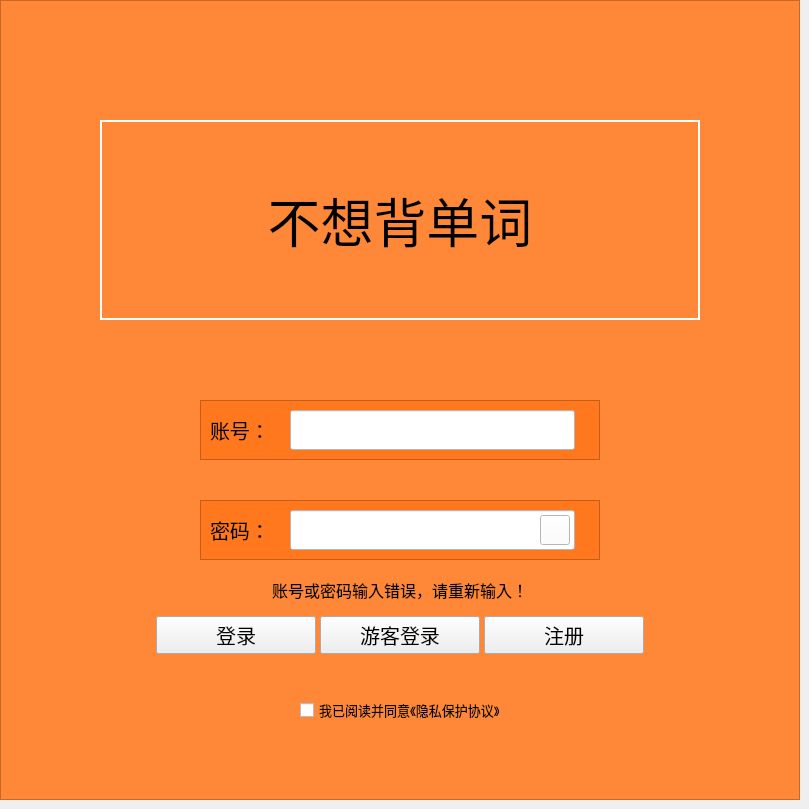
    <widget class="QWidget" name="page">
     <widget class="QFrame" name="bk_frame">
      <property name="geometry">
       <rect>
        <x>0</x>
        <y>0</y>
        <width>800</width>
        <height>800</height>
       </rect>
      </property>
      <property name="styleSheet">
       <string notr="true">background-color:rgb(255, 136, 56);</string>
      </property>
      <property name="frameShape">
       <enum>QFrame::StyledPanel</enum>
      </property>
      <property name="frameShadow">
       <enum>QFrame::Raised</enum>
      </property>
      <widget class="QLabel" name="label_2">
       <property name="geometry">
        <rect>
         <x>150</x>
         <y>580</y>
         <width>500</width>
         <height>20</height>
        </rect>
       </property>
       <property name="font">
        <font>
         <family>宋体</family>
         <pointsize>12</pointsize>
        </font>
       </property>
       <property name="text">
        <string>账号或密码输入错误，请重新输入！</string>
       </property>
       <property name="alignment">
        <set>Qt::AlignCenter</set>
       </property>
      </widget>
      <widget class="QFrame" name="name_frame">
       <property name="geometry">
        <rect>
         <x>200</x>
         <y>400</y>
         <width>400</width>
         <height>60</height>
        </rect>
       </property>
       <property name="styleSheet">
        <string notr="true">background-color:rgb(255, 120, 30);</string>
       </property>
       <property name="frameShape">
        <enum>QFrame::StyledPanel</enum>
       </property>
       <property name="frameShadow">
        <enum>QFrame::Raised</enum>
       </property>
      </widget>
      <widget class="QLabel" name="name_label">
       <property name="geometry">
        <rect>
         <x>210</x>
         <y>410</y>
         <width>70</width>
         <height>40</height>
        </rect>
       </property>
       <property name="font">
        <font>
         <family>华文行楷</family>
         <pointsize>15</pointsize>
        </font>
       </property>
       <property name="styleSheet">
        <string notr="true">background-color:rgb(255, 120, 30);</string>
       </property>
       <property name="text">
        <string>账号：</string>
       </property>
      </widget>
      <widget class="QLineEdit" name="name_lineEdit">
       <property name="geometry">
        <rect>
         <x>290</x>
         <y>410</y>
         <width>285</width>
         <height>40</height>
        </rect>
       </property>
       <property name="styleSheet">
        <string notr="true">background-color:rgb(255, 255, 255);</string>
       </property>
      </widget>
      <widget class="QFrame" name="passwd_frame">
       <property name="geometry">
        <rect>
         <x>200</x>
         <y>500</y>
         <width>400</width>
         <height>60</height>
        </rect>
       </property>
       <property name="styleSheet">
        <string notr="true">background-color:rgb(255, 120, 30);</string>
       </property>
       <property name="frameShape">
        <enum>QFrame::StyledPanel</enum>
       </property>
       <property name="frameShadow">
        <enum>QFrame::Raised</enum>
       </property>
      </widget>
      <widget class="QLabel" name="passwd_label">
       <property name="geometry">
        <rect>
         <x>210</x>
         <y>510</y>
         <width>70</width>
         <height>40</height>
        </rect>
       </property>
       <property name="font">
        <font>
         <family>华文行楷</family>
         <pointsize>15</pointsize>
        </font>
       </property>
       <property name="toolTipDuration">
        <number>-1</number>
       </property>
       <property name="styleSheet">
        <string notr="true">background-color:rgb(255, 120, 30);</string>
       </property>
       <property name="text">
        <string>密码：</string>
       </property>
      </widget>
      <widget class="QLineEdit" name="passwd_lineEdit">
       <property name="geometry">
        <rect>
         <x>290</x>
         <y>510</y>
         <width>285</width>
         <height>40</height>
        </rect>
       </property>
       <property name="styleSheet">
        <string notr="true">background-color:rgb(255, 255, 255);</string>
       </property>
      </widget>
      <widget class="QPushButton" name="pushButton_3">
       <property name="geometry">
        <rect>
         <x>540</x>
         <y>515</y>
         <width>30</width>
         <height>30</height>
        </rect>
       </property>
       <property name="styleSheet">
        <string notr="true">border-image:url(./res/image/mm_eye_close.png);
background-color:rgb(255, 255, 255);</string>
       </property>
       <property name="text">
        <string/>
       </property>
       <property name="iconSize">
        <size>
         <width>12</width>
         <height>12</height>
        </size>
       </property>
      </widget>
     </widget>
     <widget class="QCheckBox" name="checkBox">
      <property name="geometry">
       <rect>
        <x>300</x>
        <y>700</y>
        <width>200</width>
        <height>20</height>
       </rect>
      </property>
      <property name="font">
       <font>
        <family>华文行楷</family>
        <pointsize>10</pointsize>
       </font>
      </property>
      <property name="text">
       <string>我已阅读并同意《隐私保护协议》</string>
      </property>
      <property name="iconSize">
       <size>
        <width>12</width>
        <height>12</height>
       </size>
      </property>
     </widget>
     <widget class="QLabel" name="label">
      <property name="geometry">
       <rect>
        <x>100</x>
        <y>120</y>
        <width>600</width>
        <height>200</height>
       </rect>
      </property>
      <property name="font">
       <font>
        <family>华文行楷</family>
        <pointsize>40</pointsize>
       </font>
      </property>
      <property name="styleSheet">
       <string notr="true">border-width: 2px;
border-style: solid;
border-color: rgb(255, 255, 255);</string>
      </property>
      <property name="text">
       <string>不想背单词</string>
      </property>
      <property name="alignment">
       <set>Qt::AlignCenter</set>
      </property>
     </widget>
     <widget class="QWidget" name="le_btn_widget" native="true">
      <property name="geometry">
       <rect>
        <x>150</x>
        <y>600</y>
        <width>500</width>
        <height>70</height>
       </rect>
      </property>
      <layout class="QHBoxLayout" name="horizontalLayout_4">
       <property name="spacing">
        <number>4</number>
       </property>
       <property name="leftMargin">
        <number>6</number>
       </property>
       <property name="topMargin">
        <number>6</number>
       </property>
       <property name="rightMargin">
        <number>6</number>
       </property>
       <property name="bottomMargin">
        <number>6</number>
       </property>
       <item>
        <widget class="QPushButton" name="loadButton">
         <property name="font">
          <font>
           <family>华文行楷</family>
           <pointsize>15</pointsize>
          </font>
         </property>
         <property name="text">
          <string>登录</string>
         </property>
         <property name="iconSize">
          <size>
           <width>12</width>
           <height>12</height>
          </size>
         </property>
        </widget>
       </item>
       <item>
        <widget class="QPushButton" name="pushButton">
         <property name="font">
          <font>
           <family>华文行楷</family>
           <pointsize>15</pointsize>
          </font>
         </property>
         <property name="text">
          <string>游客登录</string>
         </property>
         <property name="iconSize">
          <size>
           <width>12</width>
           <height>12</height>
          </size>
         </property>
        </widget>
       </item>
       <item>
        <widget class="QPushButton" name="enrollButton">
         <property name="font">
          <font>
           <family>华文行楷</family>
           <pointsize>15</pointsize>
          </font>
         </property>
         <property name="text">
          <string>注册</string>
         </property>
         <property name="iconSize">
          <size>
           <width>12</width>
           <height>12</height>
          </size>
         </property>
        </widget>
       </item>
      </layout>
     </widget>
    </widget>
